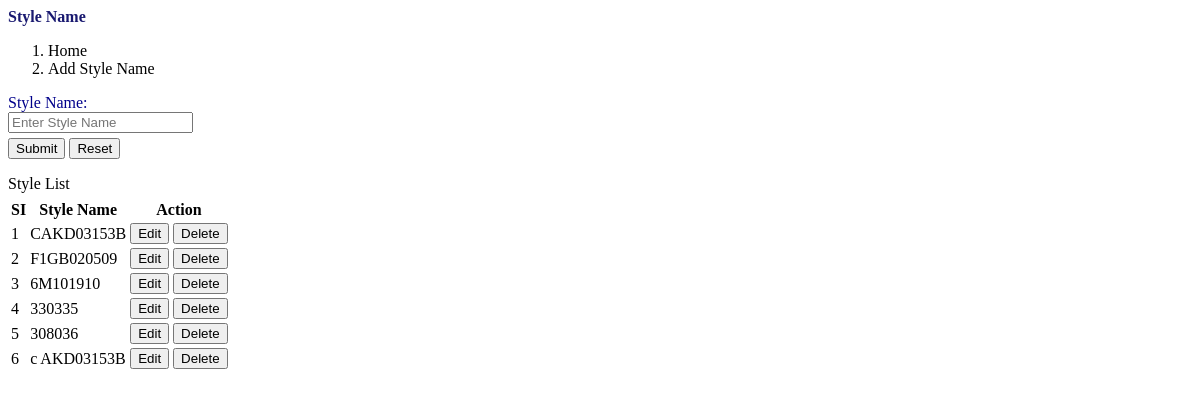
Page /settings/style_name.php on the earlier database version.
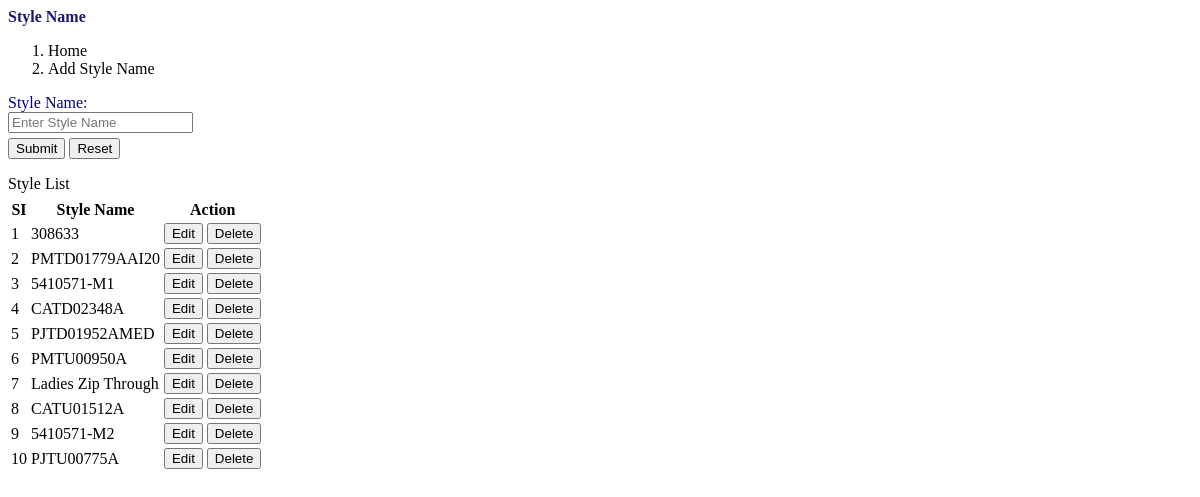
Same page on the later database version.
### tables this page shows
CREATE TABLE `style_name` (
  `row_id` int(10) NOT NULL,
  `style_id` varchar(15) NOT NULL,
  `style_name` varchar(100) DEFAULT NULL,
  `recording_person_id` varchar(30) DEFAULT NULL,
  `recording_person_name` varchar(50) DEFAULT NULL,
  `recording_time` datetime DEFAULT NULL,
  PRIMARY KEY (`style_id`)
);

### settings/style_name.php (the view, shortened to what this page needs)
<?php
include('../login/db_connection_class.php');
?>
<div class="col-sm-12 col-md-12 col-lg-12">
		<div class="panel panel-default">
				<div class="panel-heading" style="color:#191970;"><b>Style Name</b></div>
				<nav aria-label="breadcrumb">
					  <ol class="breadcrumb">
					    <li class="breadcrumb-item active" aria-current="page">Home</li>
					     <li class="breadcrumb-item"><a onclick="load_page('settings/style_name.php')">Add Style Name</a></li>
					  </ol>
				 </nav>
				<form class="form-horizontal" action="" style="margin-top:10px;" name="style_name_form" id="style_name_form">
						<div class="form-group form-group-sm" id="form-group_for_style_name">
								<label class="control-label col-sm-3" for="style_name" style="color:#00008B;">Style Name:</label>
								<div class="col-sm-5">
									<input type="text" class="form-control" id="style_name" name="style_name" placeholder="Enter Style Name" required>
								</div>
						</div>
						<div class="form-group form-group-sm">
								<div class="col-sm-offset-3 col-sm-5">
									<button type="button" class="btn btn-primary" onClick="sending_data_of_style_name_form_for_saving_in_database()">Submit</button>
									<button type="reset" class="btn btn-success">Reset</button>
								</div>
						</div>
				</form>
		</div>
     <div class="panel panel-default">
       <div class="form-group form-group-sm">
	              <label class="control-label col-sm-5" for="search">Style List</label>
	   </div>
	    <div class="form-group form-group-sm">
          <table id="datatable-buttons" class="table table-striped table-bordered">
         	<thead>
                 <tr>
                 <th>SI</th>
                 <th>Style Name</th>
                 <th>Action</th>
                 </tr>
            </thead>
            <tbody>
            <?php
                            $s1 = 1;
                            $sql_for_color = "SELECT * FROM style_name ORDER BY row_id ASC";
                            $res_for_color = mysqli_query($con, $sql_for_color);
                            while ($row = mysqli_fetch_assoc($res_for_color))
                            {
             ?>
             <tr>
                <td><?php echo $s1; ?></td>
                <td><?php echo $row['style_name']; ?></td>
                <td>
                        <button type="submit" id="" name="" class="btn btn-primary btn-xs" onclick="load_page('settings/edit_style_name.php?style_id=<?php echo $row['style_id']?>')"> Edit </button>
                         <button type="submit" id="" name="" class="btn btn-danger btn-xs" onclick="sending_data_for_delete('<?php echo $row['style_id']?>')"> Delete </button>
                </td>
                <?php
                $s1++;
                          }
                 ?>
             </tr>
          </tbody>
          </table>
         </div>
       </div>
</div>

Differences in the rows shown:
changed style_name (number 1 of 10 on the later page): style_name "CAKD03153B" → "308633"
changed style_name: style_name "F1GB020509" → "PMTD01779AAI20"
changed style_name (number 3 of 10 on the later page): style_name "6M101910" → "5410571-M1"
changed style_name: style_name "330335" → "CATD02348A"
changed style_name: style_name "308036" → "PJTD01952AMED"
changed style_name: style_name "c AKD03153B" → "PMTU00950A"
added style_name: style_name "Ladies Zip Through"
added style_name: style_name "CATU01512A"
added style_name: style_name "5410571-M2"
added style_name: style_name "PJTU00775A"
